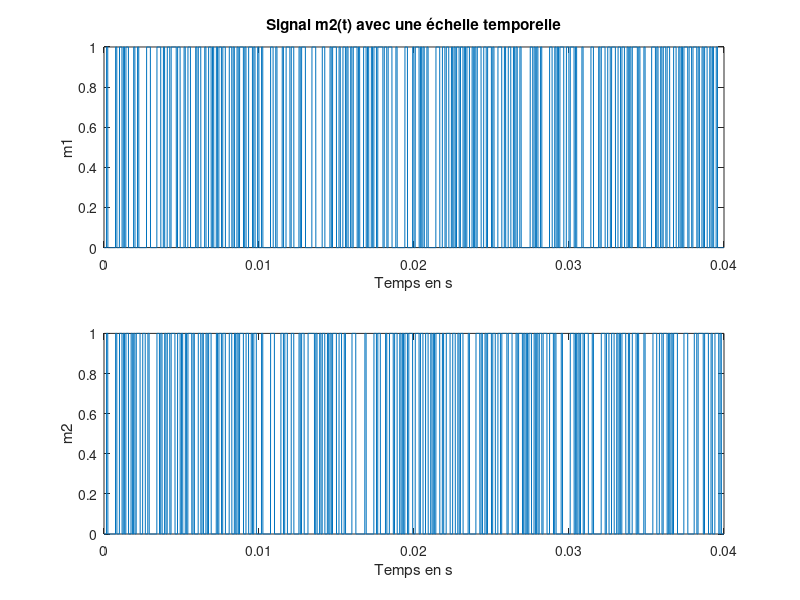
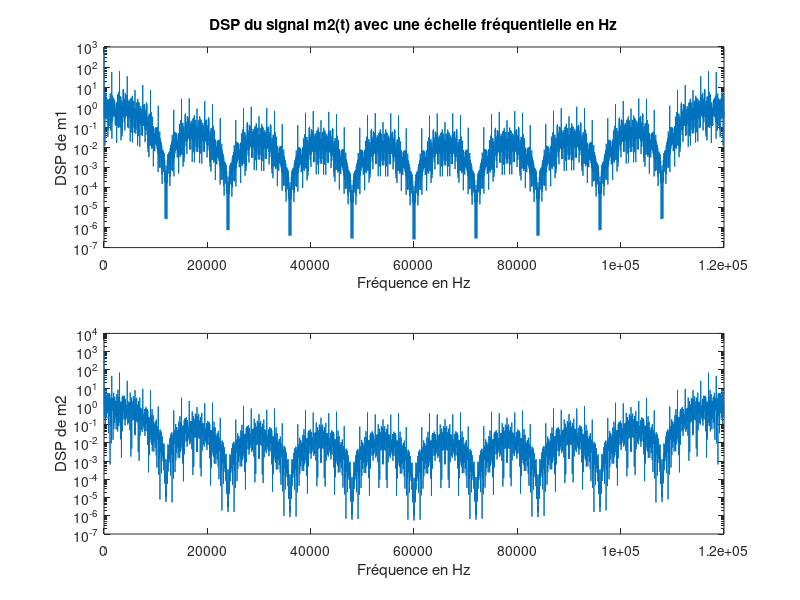
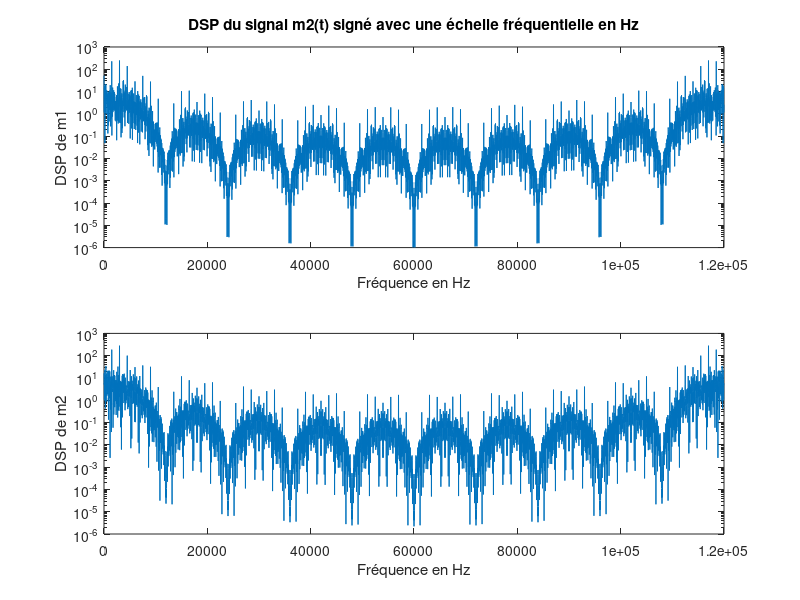
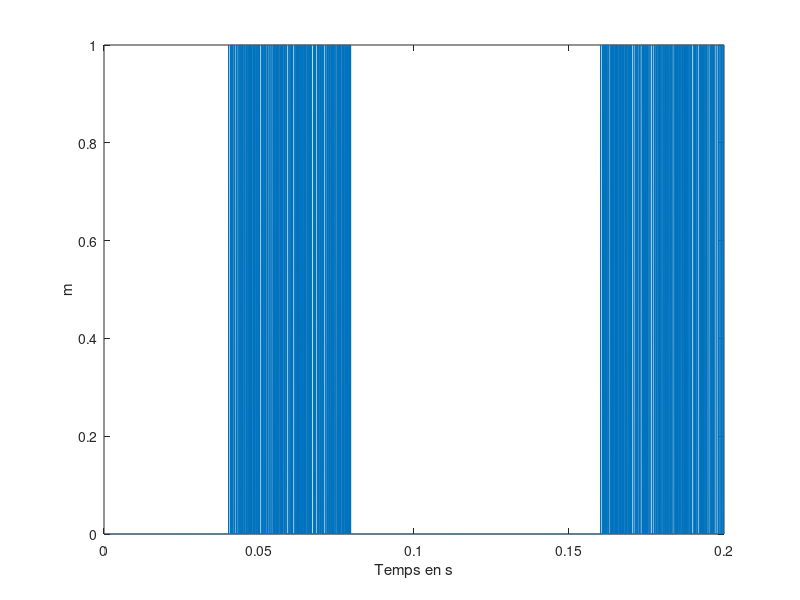

Here is the MATLAB script that generated these plots, in order: (Note: this script raises an error after producing the figures.)
clc ;
clear all;
close all;
load donnees1.mat;
load donnees2.mat;

% Messages des utilisateurs
message1 = bits_utilisateur1;
message2 = bits_utilisateur2;
% Fréquence porteuse
fp1 = 0;
fp2 = 46000;
% Durée d'un timeslot
T = 40e-3; 

% Fréquence d'échantillonnage
Fe = 120000;
% Période d'échantillonnage
Te= 1/Fe;

%% 3.1. Modulation bande base

% 1.1. Valeur de Ns
% Nb : Nombre de bits des messages
Nb = numel(message1);
Ts = T/Nb; 
Ns=Ts/Te;

% 1.2. Tracé de m1 et m2 avec une échelle temporelle en secondes
t = [0:Te:T-Te];
figure;

%%%%%%%%%%%%%%%%%%%%%%% m1(t) %%%%%%%%%%%%%%%%%%%%%%%%%
title("Signal m1(t) avec une échelle temporelle");
subplot(2,1,1);
m1 = kron(message1,ones(1,Ns));
plot(t,m1);
xlabel("Temps en s");
ylabel("m1");
%%%%%%%%%%%%%%%%%%%%%%%%%%%%%%%%%%%%%%%%%%%%%%%%%%%%%%%


%%%%%%%%%%%%%%%%%%%%%%% m2(t) %%%%%%%%%%%%%%%%%%%%%%%%%

title("Signal m2(t) avec une échelle temporelle");
subplot(2,1,2);
m2 = kron(message2,ones(1,Ns));
plot(t,m2);
xlabel("Temps en s");
ylabel("m2");
%%%%%%%%%%%%%%%%%%%%%%%%%%%%%%%%%%%%%%%%%%%%%%%%%%%%%%%%%


% 1.3. Tracé des DSP des signaux m1(t) et m2(t) avec une
% échelle fréquentielle en Hz

figure;

%%%%%%%%%%%%%%%%%%%%% DSP de m1(t) %%%%%%%%%%%%%%%%%%%%%%
title("DSP du signal m1(t) avec une échelle fréquentielle en Hz");
subplot(211);
DSP1 = 1/numel(m1)*abs(fft(m1)).^2;
f = (0:numel(m1)-1)/numel(m1)*Fe;
semilogy(f,DSP1);
xlabel("Fréquence en Hz");
ylabel("DSP de m1");
%%%%%%%%%%%%%%%%%%%%%%%%%%%%%%%%%%%%%%%%%%%%%%%%%%%%%%%%%

%%%%%%%%%%%%%%%%%%%%% DSP de m2(t) %%%%%%%%%%%%%%%%%%%%%%
title("DSP du signal m2(t) avec une échelle fréquentielle en Hz");
subplot(212);
DSP2 = 1/numel(m2) * abs(fft(m2)).^2;
f = (0:numel(m2)-1) / numel(m2) * Fe;
semilogy(f,DSP2);
xlabel("Fréquence en Hz");
ylabel("DSP de m2");
%%%%%%%%%%%%%%%%%%%%%%%%%%%%%%%%%%%%%%%%%%%%%%%%%%%%%%%%%

%%%%%%%%%%%%%%%%%%%% Messages signés %%%%%%%%%%%%%%%%%%%%
m1_signe= 2*m1-1;
m2_signe= 2*m2-1;
figure;
%%%%%%%%%%%%%%%%%%%%% DSP de m1(t) %%%%%%%%%%%%%%%%%%%%%%
title("DSP du signal m1(t) signé avec une échelle fréquentielle en Hz");
subplot(211);
DSP1=1/numel(m1_signe)*abs(fft(m1_signe)).^2;
f=(0:numel(m1_signe)-1)/numel(m1_signe)*Fe;
semilogy(f,DSP1);
xlabel("Fréquence en Hz");
ylabel("DSP de m1");
%%%%%%%%%%%%%%%%%%%%%%%%%%%%%%%%%%%%%%%%%%%%%%%%%%%%%%%%%

%%%%%%%%%%%%%%%%%%%%% DSP de m2(t) %%%%%%%%%%%%%%%%%%%%%%
title("DSP du signal m2(t) signé avec une échelle fréquentielle en Hz");
subplot(212);
DSP2=1/numel(m2_signe) * abs(fft(m2_signe)).^2;
f=(0:numel(m2_signe)-1) / numel(m2_signe)* Fe;
semilogy(f,DSP2);
xlabel("Fréquence en Hz");
ylabel("DSP de m2");
%%%%%%%%%%%%%%%%%%%%%%%%%%%%%%%%%%%%%%%%%%%%%%%%%%%%%%%%%

%% 3.2. Construction du signal MF-TDMA

% 1. Génerer un signal comportant 5 slots de durée T = 40 ms et placer le message NRZ
% généré précédemment (m1(t) ou m2(t)) et contenant l'information à transmettre dans
% le slot alloué. 

x1 = kron ([0 1 0 0 0], m1);
x2 = kron ([0 0 0 0 1], m2);
m = x1 + x2;

% Tracé le signal résultant avec une échelle temporelle en secondes
t = [0:Te:5*T-Te];
figure;
title("Signal m");
plot(t,m);
xlabel("Temps en s");
ylabel("m");

% En utilisant une modulation d'amplitude, placer, pour chaque utilisateur, le message
% précédemment construit sur la fréquence porteuse allouée. On obtient alors les signaux
% x1(t) et x2(t) de la gure 3.
x1_signe = kron ([0 1 0 0 0], m1_signe);
x2_signe = kron ([0 0 0 0 1], m2_signe);
message_signe = x1_signe.*cos(2*pi*fp1*t) + x2_signe.*cos(2*pi*fp2*t);

% 2. Sommer les signaux x1(t) et x2(t) et ajouter le bruit gaussien afin d'obtenir le signal MF-
% TDMA, x(t), qui sera reçue par la station d'interconnexion. On xera, dans un premier
% temps, un rapport signal sur bruit élevé (par exemple 100 dB). Tracer le signal MF-TDMA
% avec une échelle temporelle en secondes. Le tracé observé est-il conforme à ce qui est at-
% tendu ? Expliquer votre réponse.

Zp = 2^nextpow2(length(message_signe));
SNR = 100;

Ps = mean(abs(message_signe).^2);
Pb = Ps*10.^(-SNR/10);
b = sqrt(Pb) * randn(1,5* Nb*Ns);
message_signe = message_signe+b;

figure;
title("Signal MF-TDMA");
plot(t,message_signe);
xlabel("Temps en s");
ylabel("m");

% 3. Estimer puis tracer la densité spectrale de puissance du signal MF-TDMA avec une échelle
% fréquentielle en Hz. Le tracé observé est-il conforme à l'expression théorique obtenue pré-
% cédemment ? Expliquer votre réponse

DSP=1/numel(message_signe)*abs(fft(message_signe)).^2;
f=(0:numel(message_signe)-1)/numel(message_signe)*Fe;

figure;
semilogy(f,DSP);
title("Densité spectrale de puissance du signal MF-TDMA");
xlabel("Fréquence en Hz");
ylabel("DSP de m");

%% 4. Mise en place du récepteur MF-TDMA
%% 4.1 Démultiplexage des porteuses

%% 4.1.1. Synthèse du filtre passe-bas

% 1. Tracer la réponse impulsionnelle et la réponse en fréquence du filtre implanté.

fc = 23000;
fc_b = fc/Fe;
ordre =61;
h1 = 2 * fc_b * sinc(2* fc_b * [-(ordre -1)/2 : (ordre -1)/2 ]);

figure;
subplot(2,1,1);
plot([-(ordre -1)/2:(ordre -1)/2 ],h1);
title("Réponse impulsionnelle du filtre passe-bas");
xlabel("h1(t)");
ylabel("t");

H1 = fftshift(fft(h1, Zp));
f = linspace(-Fe/2,Fe/2,Zp);
subplot(2,1,2);
semilogy(f,abs(H1));
title("Réponse en fréquence du filtre passe-bas");
xlabel("H1(f)");
ylabel("f");

% 2. Tracer, sur un même graphique, la densité spectrale de puissance du signal MF-TDMA reçu
% et le module de la réponse en fréquences du filtre implanté. 
Rx = 1/Zp * xcorr(message_signe);
Sx = fftshift(fft(Rx,Zp));

module_H1 = abs(H1);
figure;
semilogy(f, abs(Sx));
title("DSP du signal du signal MF-TDMA et |H(f)|^2");
xlabel("Sx(f) / |H(f)|^2");
ylabel("f");
hold on;
semilogy(f,module_H1);

%% 4.1.2 Synthèse du filtre passe-haut

% 1. On peut déduire la synthèse du ltre passe-haut de celle du ltre passe-bas. En eet, la
% réponse en fréquence d'un ltre passe-haut idéal peut être donnée par :
% HIP H (f ) = 1 − HIP B (f )
% où HIP B (f ) représente la réponse en fréquence du ltre passe-bas idéal de même fréquence
% de coupure. On peut donc utiliser cette expression pour en déduire la réponse impulsionnelle
% idéale d'un ltre passe-haut :
% hIP H (k) = δ(k) − hIP B (k)

% 1. Déterminer, à partir de là, la réponse impulsionnelle idéale du filtre passe-haut à implanter.
h2 = -h1;
h2((ordre-1)/2+1)=h2((ordre-1)/2+1)+1;

% 2. Implanter un filtre passe-haut de type RIF permettant de retrouver le signal x2(t) provenant
% de l'utilisateur 2.
H2 = fftshift(fft(h2,Zp));

% 3. Tracer la réponse impulsionnelle et la réponse en fréquence du filtre implanté.
figure;
subplot(2,1,1);
title("Réponse impulsionnelle du filtre passe-haut");
plot([-(ordre -1)/2:(ordre -1)/2 ],h2);
xlabel("h2(t)");
ylabel("t");

f=linspace(-Fe/2,Fe/2,Zp);
subplot(2,1,2);
title("Réponse en fréquence du filtre passe-haut");
semilogy(f,abs(H2));
xlabel("H2(f)");
ylabel("f");

% 4. Tracer, sur un même graphique, la densité spectrale de puissance du signal MF-TDMA reçu
% et le module de la réponse en fréquences du filtre implanté. 
Rx = 1/Zp * xcorr(message_signe);
Sx = fftshift(fft(Rx,Zp));

module_H2 = abs(H2);
figure;
semilogy(f, abs(Sx));
title("DSP du signal du signal MF-TDMA et |H(f)|^2");
xlabel("Sx(f) / |H(f)|^2");
ylabel("f");
hold on;
semilogy(f,module_H2);

%% 4.1.3 Filtrage

message_signe = [message_signe zeros(1,(ordre-1)/2)];

x1_tilde = filter(h1, 1, message_signe);
x2_tilde = filter(h2, 1, message_signe);

x1_tilde = x1_tilde(((ordre -1)/2)+1:end);
x2_tilde = x2_tilde(((ordre -1)/2)+1:end);

figure;
subplot(2,1,1);
title("Signal x1 après filtrage");
plot(t,x1_tilde);
xlabel("x1_tilde(t)");
ylabel("t");

subplot(2,1,2);
title("Signal x2 après filtrage");
plot(t,x2_tilde);
xlabel("x2_tilde(t)");
ylabel("t");


%% 4.2 Retour en bande de base
x1_tilde = x1_tilde.*cos(2*pi*fp1*t);
x2_tilde = x2_tilde.*cos(2*pi*fp2*t);

x1_tilde = [x1_tilde zeros(1,(ordre-1)/2)];
x2_tilde = [x2_tilde zeros(1,(ordre-1)/2)];

x1_tilde = filter(h1, 1, x1_tilde);
x2_tilde = filter(h1, 1, x2_tilde);

x1_tilde = x1_tilde(((ordre -1)/2)+1:end);
x2_tilde = x2_tilde(((ordre -1)/2)+1:end);

%% 4.3 Détection du slot utile
slots_x1 = zeros(5,length(x1_tilde)/5);
slots_x2 = zeros(5,length(x2_tilde)/5);
for i = 1:5 
    slots_x1(i,:) = x1_tilde((i-1)*Ns*Nb+1:i*Ns*Nb) ;
    slots_x2(i,:) = x2_tilde((i-1)*Ns*Nb+1:i*Ns*Nb);
end 

[~,ind1]=max(sum(abs(slots_x1),2));
[~,ind2]=max(sum(abs(slots_x2),2));

MessageRetrouve1=slots_x1(ind1,:);
MessageRetrouve2=slots_x2(ind2,:);


%% 4.4 Démodulation bande de bas
SignalFiltre=filter(ones(1,Ns),1,MessageRetrouve1) ;
SignalEchantillonne=SignalFiltre(Ns :Ns :end) ;
BitsRecuperes1=(sign(SignalEchantillonne)+1)/2 ;

disp(bin2str(BitsRecuperes1));

SignalFiltre=filter(ones(1,Ns),1,MessageRetrouve2) ;
SignalEchantillonne=SignalFiltre(Ns :Ns :end) ;
BitsRecuperes2=(sign(SignalEchantillonne)+1)/2 ;

disp(bin2str(BitsRecuperes2));